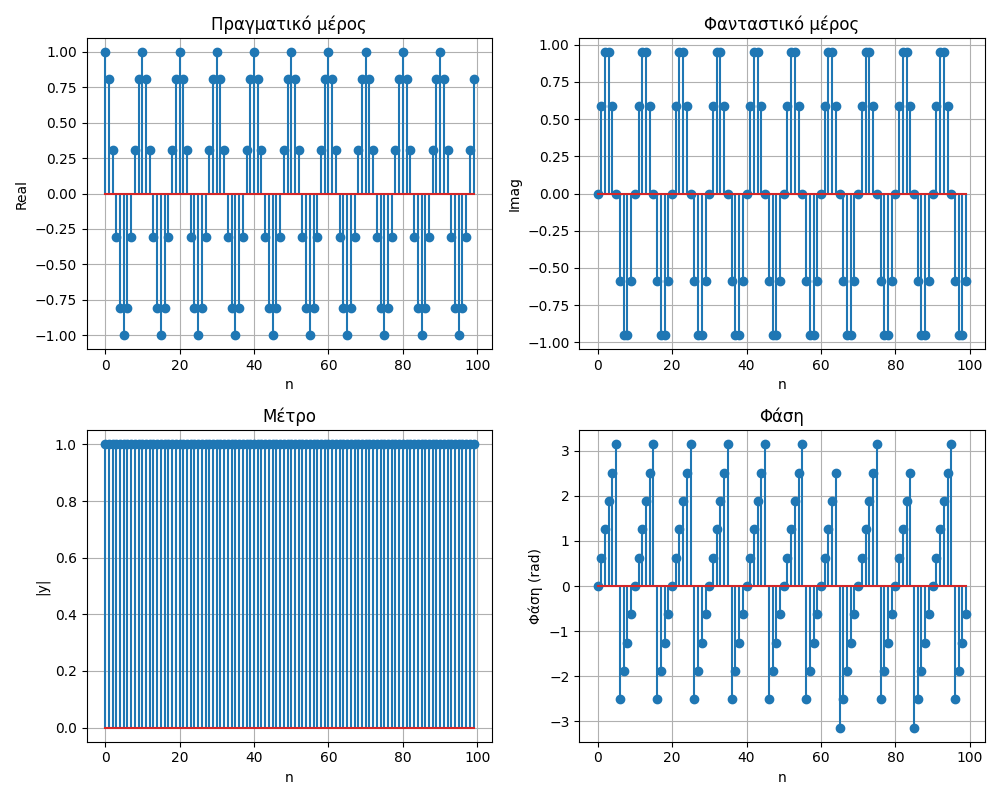

Write the Python code that produced this figure.
import numpy as np  # Για μαθηματικές πράξεις και πίνακες
import matplotlib
matplotlib.use('agg')  # Χρήση backend agg για αποθήκευση εικόνων
import matplotlib.pyplot as plt  # Για γραφήματα

# Συνάρτηση για εκθετική ακολουθία
def exp_akolouthia(N, f):
    w = 2 * np.pi * f  # Υπολογισμός γωνιακής συχνότητας
    n = np.arange(N)   # Δημιουργία δεικτών χρόνου από 0 έως N-1
    y = np.exp(1j * w * n)  # Υπολογισμός εκθετικής ακολουθίας

    # Υπολογισμός επιμέρους τιμών
    real_part = np.real(y)  # Πραγματικό μέρος
    imag_part = np.imag(y)  # Φανταστικό μέρος
    abs_val = np.abs(y)     # Μέτρο
    phase = np.angle(y)     # Φάση

    # Δημιουργία γραφημάτων
    plt.figure(figsize=(10, 8))

    plt.subplot(2, 2, 1)
    plt.stem(n, real_part)  # Πραγματικό μέρος
    plt.title("Πραγματικό μέρος")
    plt.xlabel("n")
    plt.ylabel("Real")
    plt.grid(True)

    plt.subplot(2, 2, 2)
    plt.stem(n, imag_part)  # Φανταστικό μέρος
    plt.title("Φανταστικό μέρος")
    plt.xlabel("n")
    plt.ylabel("Imag")
    plt.grid(True)

    plt.subplot(2, 2, 3)
    plt.stem(n, abs_val)  # Μέτρο
    plt.title("Μέτρο")
    plt.xlabel("n")
    plt.ylabel("|y|")
    plt.grid(True)

    plt.subplot(2, 2, 4)
    plt.stem(n, phase)  # Φάση
    plt.title("Φάση")
    plt.xlabel("n")
    plt.ylabel("Φάση (rad)")
    plt.grid(True)

    # Αποθήκευση εικόνας
    plt.tight_layout() #Διάταξη γραφημάτων
    plt.savefig("ekthetiki_akolouthia.png")
    plt.close()

# Παράδειγμα κλήσης της συνάρτησης
exp_akolouthia(100, 0.1)
